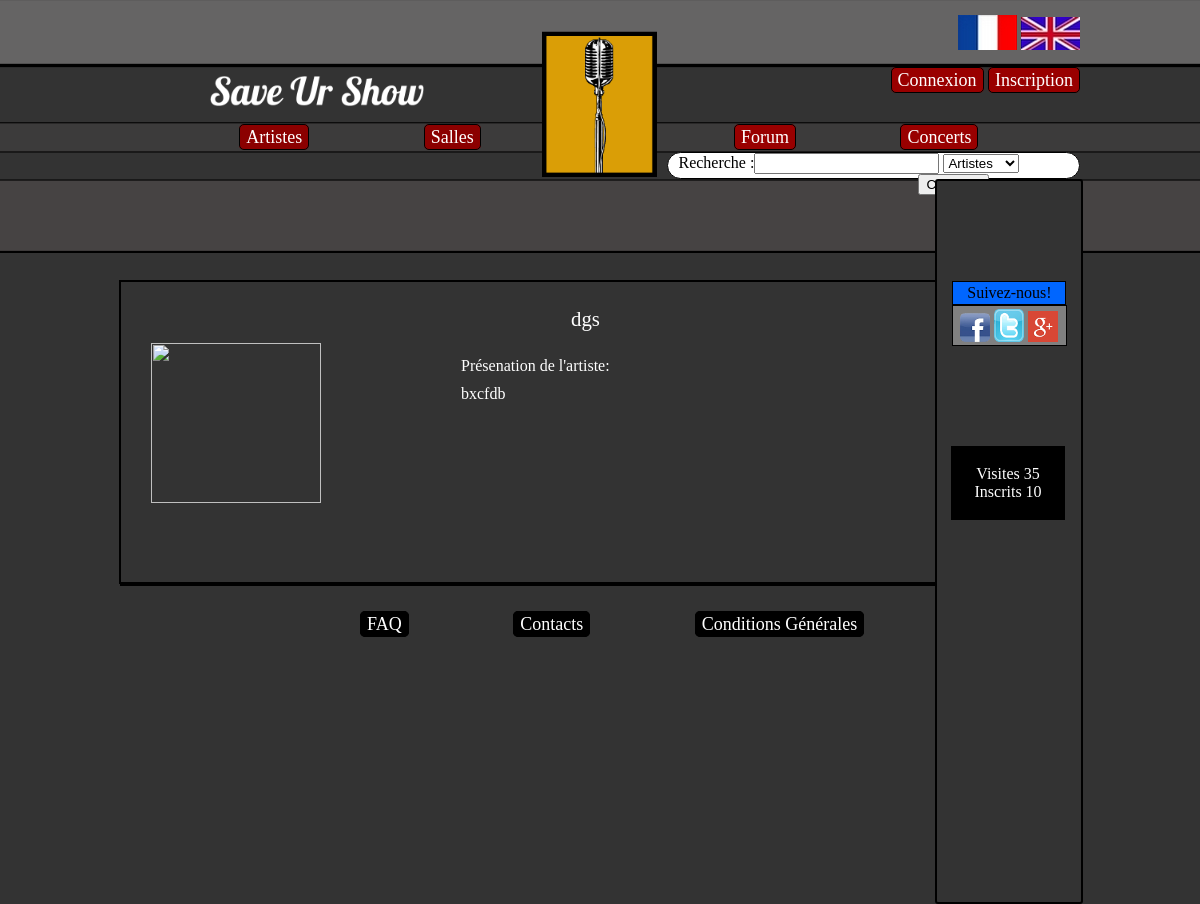
Screenshot of /SaveUrShow/index.php?page=artiste&artiste=dgs with the database file from the repository.
### tables this page shows
CREATE TABLE IF NOT EXISTS `statistique` (
  `ID` int(11) NOT NULL AUTO_INCREMENT,
  `nombre_inscrit` int(11) DEFAULT NULL,
  `nombre_visite` int(11) DEFAULT NULL,
  PRIMARY KEY (`ID`)
);

CREATE TABLE IF NOT EXISTS `artiste` (
  `ID` int(11) NOT NULL AUTO_INCREMENT,
  `nom_artiste` varchar(25) NOT NULL,
  `date_ajout_artiste` datetime DEFAULT NULL,
  `image_artiste` varchar(255) DEFAULT NULL,
  `bio_artiste` text,
  `ID_genre` int(11) NOT NULL,
  PRIMARY KEY (`ID`)
);

### SaveUrShow/controleurs/fr.php (called while the page is built, shortened)
<?php
	$CONNEXION = 'Connexion';
	$INSCRIPTION = 'Inscription';
	$TXT_ARTISTES = 'Artistes';
	$TXT_SALLES = 'Salles';
	$TXT_CONCERTS = 'Concerts';
	$TXT_FORUM = 'Forum';
	$RECHERCHE = 'Recherche :';
	$TXT_SUIVRE = 'Suivez-nous!';
	$TXT_CONNECTES = 'Visites';
	$TXT_INSCRITS = 'Inscrits';
 ?>

### SaveUrShow/modeles/modele_stat.php (called while the page is built, shortened)
<?php
	function nbrVisite(){
	global $bdd;
	$req = $bdd -> prepare("SELECT nombre_visite FROM statistique");
	$req -> execute();
	$res = $req->fetch();
	return $res[0];
	}
	function nbrInscrit(){
		global $bdd;
		$req = $bdd -> prepare("SELECT count(ID) FROM membre");
		$req -> execute();
	$res = $req->fetch();
	return $res['count(ID)'];
	}
 ?>

### SaveUrShow/modeles/modele_artiste.php (called while the page is built, shortened)
<?php
	function pageArtiste($nom_artiste){
		global $bdd;
		$query=$bdd->prepare('SELECT artiste.nom_artiste, artiste.date_ajout_artiste, artiste.image_artiste, artiste.bio_artiste, ID_genre
	    FROM artiste WHERE artiste.nom_artiste = :nom_artiste');
        $query->bindValue(':nom_artiste',$nom_artiste, PDO::PARAM_STR);
        $query->execute();
	    $data_artiste=$query->fetch();
	    return $data_artiste;
	}
 ?>

### SaveUrShow/vues/vue_artiste.php (the view)
<div class="Profil">
	<div class="container1Profil">
		<br />
		<br g/>
			<img class="photo_profil" src=<?php echo $data_artiste['image_artiste']; ?>>
			<div class="pseudo"><?php echo $data_artiste['nom_artiste']; ?></div>
			<ul>
				<li  class="txt1Profil"></a>   Présenation de l'artiste:</li>
				<br>
				<li  class="txt1Profil"></a><?php echo $data_artiste['bio_artiste']; ?></li>
			</ul>
	</div>
</div>

### SaveUrShow/vues/header.php (shortened to what this page needs)
<!doctype html>
<html lang="en">
<head>
<link rel="stylesheet" href="ressources/style.css" type="text/css" media="screen" />
<body>
<header>
	<div id="logo">
	</div>
	<a href="?page=accueil"><div id="nom">
	</div></a>
	<div id="drapeau">
	<a href="?page=select_lang&lang=fr"> <img src="ressources/image/drap_fr.png" alt="Version Française" /></a>
	<a href="?page=select_lang&lang=en"> <img src="ressources/image/drap_en.png" alt="Version Anglaise"/></a>
	</div>
	<div id="connexion">
		<ul>
			<?php
			if (!isset($_SESSION['pseudo'])){
				echo '
				<li class="zone1"><a href="?page=connexion">'.$CONNEXION.'</a></li>
				<li class="zone1"><a href="?page=inscription">'.$INSCRIPTION.'</a></li>';
			}else{
				echo'
				<li class="zone1"><a href="?page=profil&profil='.$_SESSION['pseudo'].'">'.$_SESSION['pseudo'].'</a></li>
				<li class="zone1"><a href="?page=deconnexion">'.$DECONNEXION.'</a></li>';
			}
			 ?>
		</ul>
	</div>
	<div id="artistes_salles">
		<ul>
			<li class="boutons1"><a href="?page=listeartiste"><?php echo $TXT_ARTISTES;?></a></li>
			<li class="boutons1"><a href="?page=listeSalles"><?php echo $TXT_SALLES;?></a></li>
		</ul>
	</div>
	<div id="forum_concerts">
		<ul>
			<li class="boutons2"><a href="?page=forum"><?php echo $TXT_FORUM;?></a></li>
			<li class="boutons2"><a href="?page=listeConcerts"><?php echo $TXT_CONCERTS;?></a></li>
		</ul>
	</div>
	<div class="Rechercher">
			<form action="index.php?page=recherche" method="post" name="Recherche">
			<label><?php echo $RECHERCHE;?></label><input type="text" name="mot_cle" id="mot_cle"/>
					<select name="type_recherche">
						<option value="1"><?php echo $TXT_ARTISTES;?></option>
					</select>
			</form>
	</div>
	<span id="bordure">
	<div id="Suivre"><span class="a3"><?php echo $TXT_SUIVRE;?></span>
	</div>
	<div class="reseaux">
		<div> <a href="https://www.facebook.com/pages/Save-Ur-Show/281799091982222?fref=ts"> <img class="reseauxsociaux" src="ressources/image/facebook.png" /></a> <span></span>
		</div>
		<div> <a href="https://twitter.com/SaveUrShow01"> <img class="reseauxsociaux" src="ressources/image/twitter.png"/></a> <span></span>
		</div>
		<div> <a href="https://plus.google.com/"> <img class="reseauxsociaux" src="ressources/image/g.png"/></a> <span></span>
		</div>
	</div>
	<div class="statistique">
		<p> <?php echo $TXT_CONNECTES;?> <?php echo $nbrVisite; ?> <br />
			<?php echo $TXT_INSCRITS;?> <?php echo $nbrInscrit; ?>
		</p>
	</div>
	</span>
</header>
<div id="contenu">

### SaveUrShow/ressources/style.css (style rules this page uses)
body { background-size: 250px; background-image:url(image/haut.png); background-position:center top; background-repeat: repeat-x; background-color: #333333; margin:auto; width: 960px; }
#logo { background-size: 12%; margin:auto; height: 200px; background-image: url(image/Logo.png); background-position: center; background-repeat: no-repeat; }
#nom { background-size: 230px; margin-left: 90px; margin-top:-140px; height: 70px; width:30%; background-image: url(image/Titre.png); background-position: left top; background-repeat: no-repeat; }
#drapeau { float:right; margin-top:-115px; margin-right:0px; }
#connexion ul { color:black; font-size: 18px; float:left; }
#connexion { float:right; margin-right:0px; margin-top:-78px; }
.zone1 { display:inline; width:20%; background-color:#990000; text-align:center; padding:2px 6px 2px 6px; border-style:solid; border-width:1px; border-radius:5px; }
#artistes_salles ul { width: 90%; font-size: 18px; float:right; }
#artistes_salles { float:left; margin-left:80px; margin-top:-21px; }
.boutons1 { display:inline; width:20%; background-color:darkred; text-align:center; padding:2px 6px 2px 6px; border-style:solid; border-width:1px; border-radius:5px; margin-right:110px; }
#forum_concerts ul { display:inline-block; width: 90%; font-size: 18px; float:right; }
#forum_concerts { float:right; margin-top:-21px; }
.boutons2 { display:inline; width:20%; background-color:#990000; text-align:center; padding:2px 6px 2px 6px; border-style:solid; border-width:1px; border-radius:5px; margin-right: 100px; }
.Rechercher { display:block; width:16.1%; height: 23px; background-color:white; text-indent: -240px; padding:0px 6px 2px 250px; border-style:solid; border-width:1px; border-radius:15px; margin-right: 0px; float:right; margin-top:-14px; }
#Suivre { position:relative; width:100px; background-color:#0066FF; text-align:center; padding:2px 6px 2px 6px; border-style:solid; border-width:1px; margin: auto; margin-top:100px; }
.reseaux { position:relative; display:block; width:70%; background-color:grey; text-align:center; padding:2px 6px 2px 6px; border-style:solid; border-width:1px; height: 35px; margin:auto; }
.reseaux div { display:inline-block; }
.reseauxsociaux { width:30px; margin: 0px; margin-top:1px; display: block; margin-left: 0px; }
.statistique { position:relative; width:70%; background-color:ThreeDDarkShadow; text-align:center; padding:2px 6px 2px 6px; border-style:solid; border-width:1px; float:right; margin-left:16px; margin-right:16px; margin-top:100px; margin-bottom: 100px; }
#bordure { position:relative; display:inline-block; width: 15%; height: 721px; margin-top:13px; margin-right:-416px; background-color: #333333; border-style: solid; border-radius: 3px; border-width: 2px; float:right; border-color: black; }
a { text-decoration:none; color:#FFFFFF; }
.statistique p { color:#FFFFFF; }
#contenu { margin-top:121px; border-bottom-style:solid; border-bottom-color:#000000; border-bottom-width:2px; border-left-style:solid; border-left-color:#000000; border-left-width:1px; margin-right:143px; }
ul { list-style: none; }
.Profil { margin-top:150px; }
.container1Profil { float:center; margin-left:-2px; width:815px; height:300px; top:0px; border:solid 2px; }
.photo_profil { margin-top: 25px; margin-left: 30px; height: 160px; width: 170px; background-image: url(h/f.png); background-repeat: no-repeat; }
.txt1Profil { margin-left: 300px; margin-right: 60px; width: 300px; margin-top:10px; color:white; font-size: 100%; display: inline-block; text-align: justify; }
.pseudo { width: 200px; margin-top:-200px; margin-left: 450px; color:white; font-size: 130%; }

### rows the page displays
statistique: nombre_visite "35"
artiste: nom_artiste "dgs", bio_artiste "bxcfdb"

### other values shown
$CONNEXION "Connexion"
$INSCRIPTION "Inscription"
$TXT_ARTISTES "Artistes"
$TXT_SALLES "Salles"
$TXT_FORUM "Forum"
$TXT_CONCERTS "Concerts"
$RECHERCHE "Recherche :"
$TXT_SUIVRE "Suivez-nous!"
$TXT_CONNECTES "Visites"
$TXT_INSCRITS "Inscrits"
$nbrInscrit "10"
$TXT_FAQ "FAQ"
$TXT_CONTACTS "Contacts"
$TXT_CG "Conditions Générales"
form field type_recherche "Artistes"
